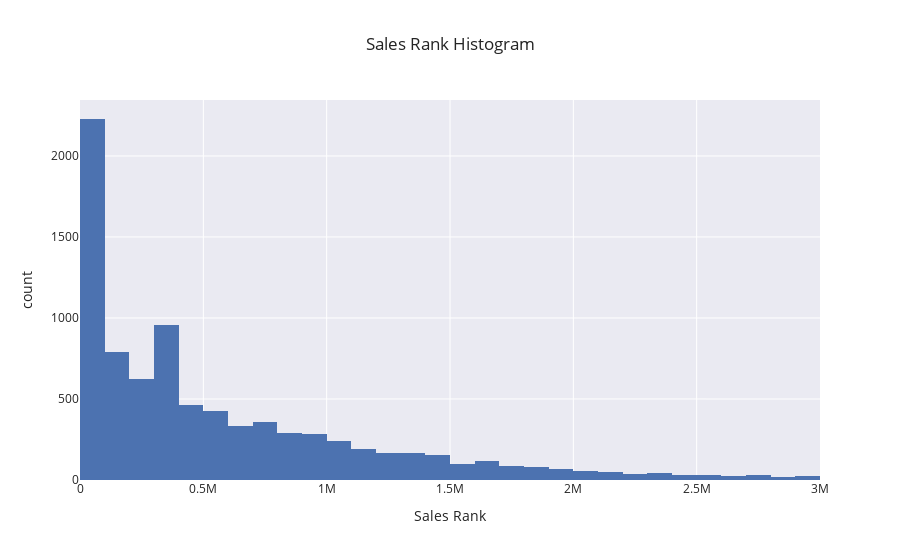

Notebook cell for this chart:
### Markdown cell above
Lets filter out any book that has a sales rank of over 3 million for this histogram.

I was getting errors when trying to filter the sales rank. Checking the type, it can be seen that Sales Rank is being shown as an object. The error is shown below:

_ValueError: invalid literal for int() with base 10: '100K'_

So we have some sales ranks showing as 100k, 1M, etc. We can replace these values.

### Code cell
lowsr = lists[lists['Sales Rank']<=3000000]
lowsrhist = px.histogram(lowsr,x='Sales Rank',nbins=30,template='seaborn',title='Sales Rank Histogram',labels={'count':'Sales Rank'})
lowsrhist.show()

### Figure 1 — Plotly figure (JSON) as saved in the notebook; plotly's stock layout.template omitted (floating-point values rounded to 4 significant figures; data arrays with more than 128 entries replaced by an {"elided": "..."} marker saying what was removed)
{"data": [{"alignmentgroup": "True", "bingroup": "x", "hovertemplate": "Sales Rank=%{x}<br>count=%{y}<extra></extra>", "legendgroup": "", "marker": {"color": "rgb(76,114,176)", "pattern": {"shape": ""}}, "name": "", "nbinsx": 30, "offsetgroup": "", "orientation": "v", "showlegend": false, "type": "histogram", "x": {"elided": "8468 int values"}, "xaxis": "x", "yaxis": "y"}], "layout": {"barmode": "relative", "legend": {"tracegroupgap": 0}, "title": {"text": "Sales Rank Histogram"}, "xaxis": {"anchor": "y", "domain": [0, 1], "title": {"text": "Sales Rank"}}, "yaxis": {"anchor": "x", "domain": [0, 1], "title": {"text": "count"}}}}
